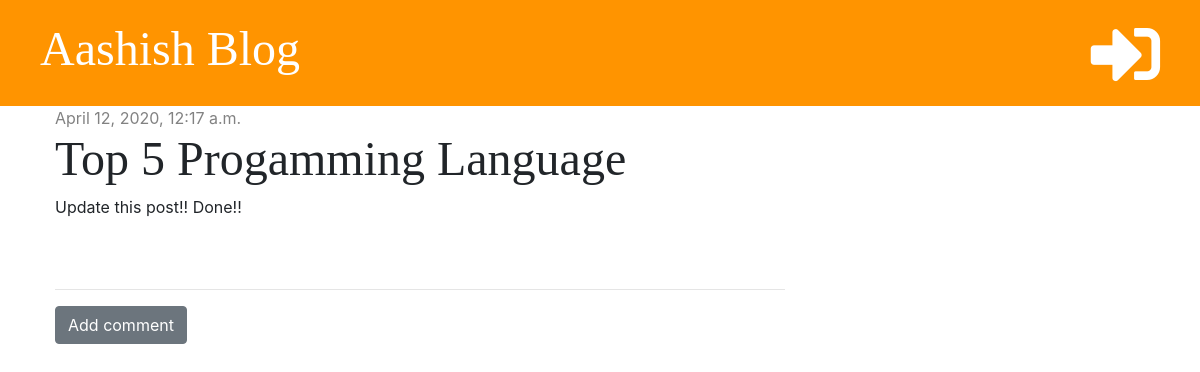
Before: /post/2/ with the older database file.
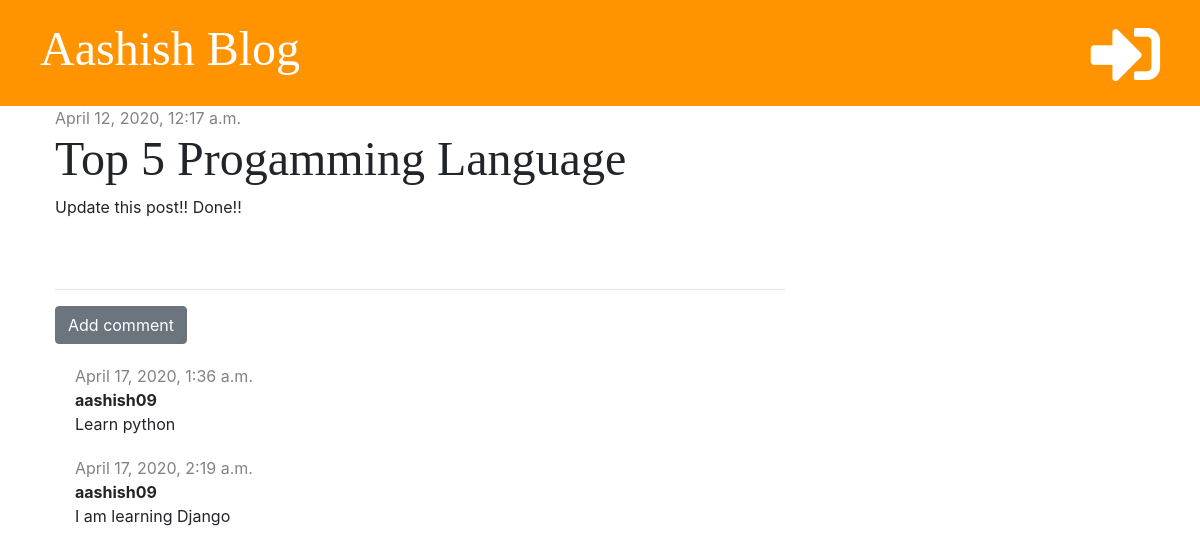
After: the same page with the newer database file.
### blog/models.py (models this page shows, shortened)
class Comment(models.Model):
    post = models.ForeignKey('blog.Post', on_delete=models.CASCADE, related_name='comments')
    author = models.CharField(max_length=200)
    text = models.TextField()
    created_date = models.DateTimeField(default=timezone.now)
    approved = models.BooleanField(default=False)

### blog/views.py (the view)
# urls.py: path('post/<int:pk>/', views.post_detail, name='post_detail'),
def post_detail(request, pk):
    post = get_object_or_404(Post, pk=pk)
    stuff_for_frontend = {'post': post}
    return render(request, 'blog/post_detail.html', stuff_for_frontend)

### blog/templates/blog/post_detail.html (shortened to what this page needs)
{% extends 'blog/base.html' %}
{% block content %}
<div class="post">
    {% if post.published_date %}
    <div class="date">
        {{ post.published_date }}
    </div>
    {% else %}
    <a href="{% url 'post_publish' pk=post.pk %}" class="btn btn-primary">Publish</a>
    {% endif %}
    <h1>{{ post.title }}</h1>
    <p>{{ post.text|linebreaksbr }}</p>
</div>
<hr>
<a href="{% url 'add_comment_to_post' pk=post.pk %}" class="btn btn-secondary">Add comment</a>
{% for comment in post.comments.all %}
{% if user.is_authenticated or comment.approved %}
<div class="comment">
    <div class=date>
        {{ comment.created_date }}
    </div>
    <strong>{{ comment.author }}</strong>
    <p>{{ comment.text }}</p>
</div>
{% endif %}
{% empty %}
<p>No comments yet...</p>
{% endfor %}
{% endblock %}

Changed rows visible on the page:
now on this page (row edited): Comment: created_date "April 17, 2020, 1:36 a.m.", author "aashish09", text "Learn python"
added Comment: created_date "April 17, 2020, 2:19 a.m.", author "aashish09", text "I am learning Django"
